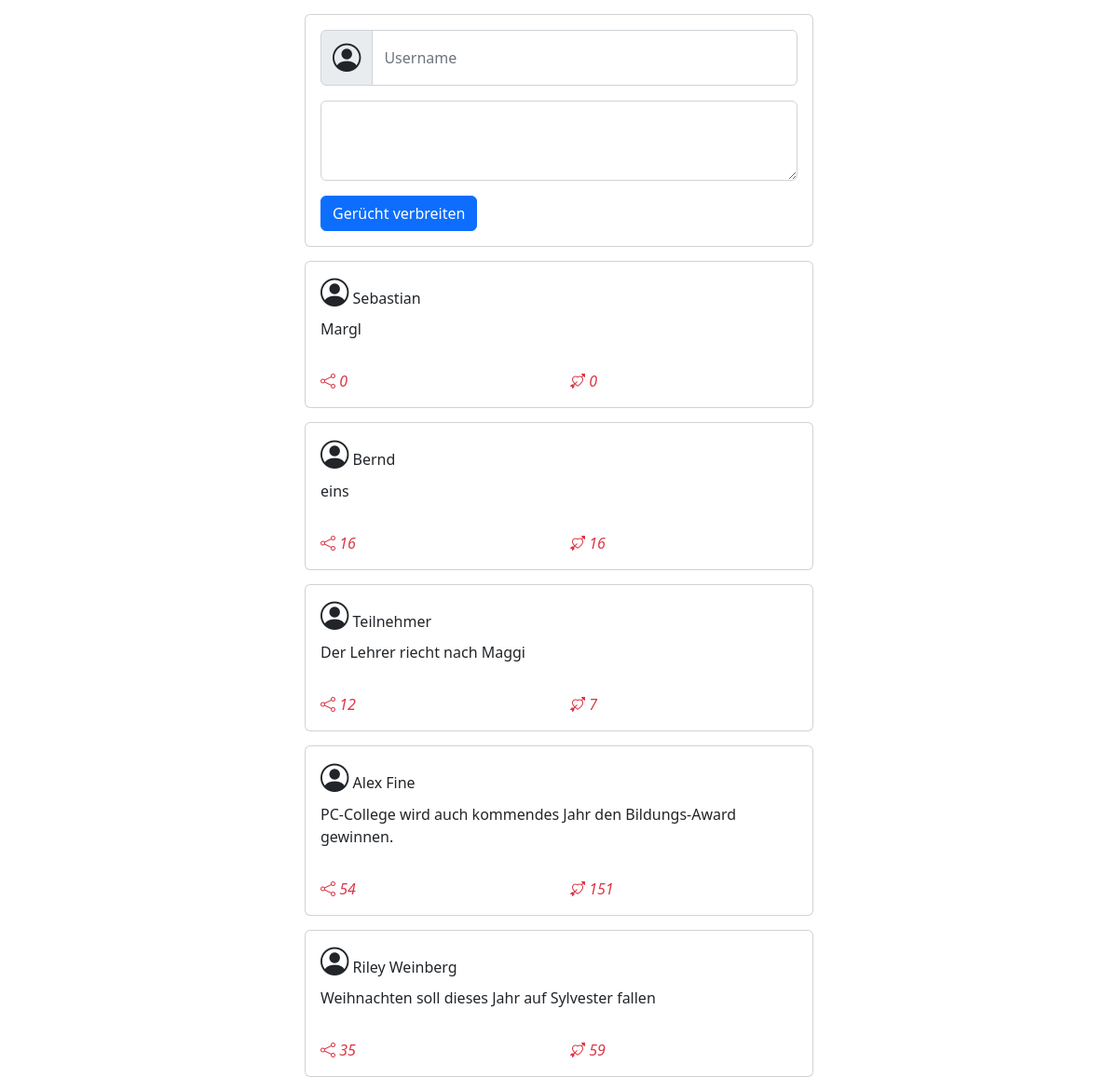
Before: / with the older database file.
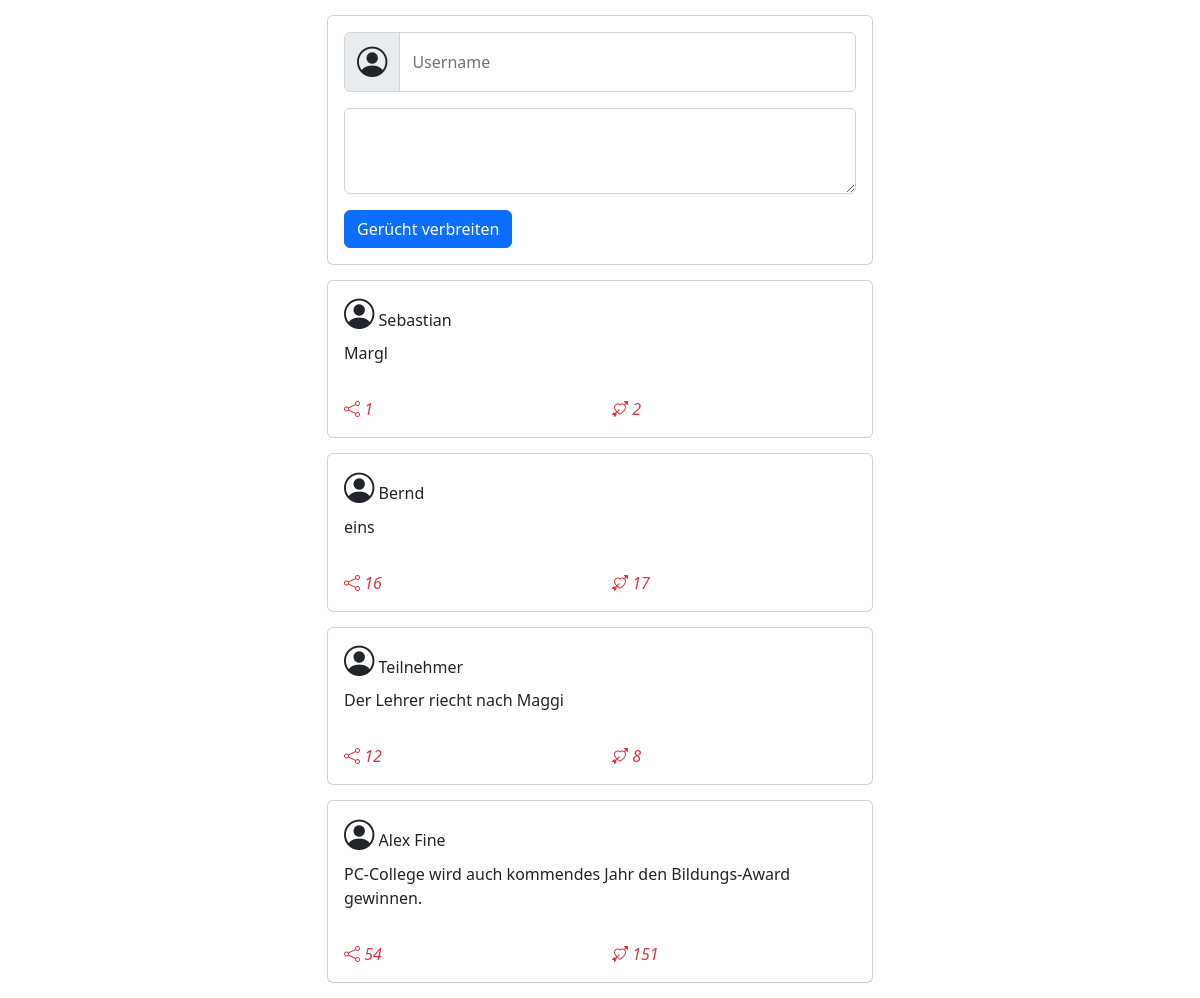
After: the same page with the newer database file.
### tables this page shows
CREATE TABLE rumors(rumor_id text primary key, rumor text, propagated int, loved int, user text);

### api.py (the view)
@app.route("/", methods=['GET', 'POST'])
def index():
    db = Database()
    if request.method == 'POST':
        rumor_id = uuid.uuid1().hex
        db.change('INSERT INTO rumors VALUES (?, ?, ?, ?, ?)',
                  (rumor_id, request.form['new_rumor'], 0, 0, request.form['username']))
    rumors = db.read_all_rows(f'SELECT * from rumors order by rowid desc')
    return render_template("index.html", rumors=rumors)

### database.py (called while the page is built)
    def read_all_rows(self, statement, values=()):
        resource = self.db.execute(statement, values)
        rows = resource.fetchall()
        return list(dict(zip(row.keys(), row)) for row in rows)

    def __del__(self):
        self.db.close()
        print("DB connection destroyed.")

### templates/index.html (shortened to what this page needs)
<!DOCTYPE html>
<html>
<head>
    <link href="https://cdn.jsdelivr.net/npm/bootstrap@5.2.3/dist/css/bootstrap.min.css" rel="stylesheet"
>
    <link rel="stylesheet"
          href="https://cdnjs.cloudflare.com/ajax/libs/bootstrap-icons/1.10.2/font/bootstrap-icons.min.css"
/>
</head>
<body>
<div class="container" style="margin-top: 15px;">
    <div class="row">
        <div class="col"></div>
        <div id="timeline" class="col-8 col-sm-6">
            <div class="card" style="margin-bottom: 15px;">
                <div class="card-body">
                    <form action="/" method="post">
                        <h6 class="card-title">
                            <div class="input-group mb-3">
                                <span class="input-group-text" id="basic-addon1">
                                    <i class="bi bi-person-circle" style="font-size: 1.9rem;"></i></span>
                                <input type="text" class="form-control" name="username" placeholder="Username"
                                       aria-describedby="basic-addon1">
                            </div>
                        </h6>
                        <p class="card-text"><textarea class="form-control" name="new_rumor" rows="3"></textarea>
                        </p>
                        <button type="submit" class="btn btn-primary">Gerücht verbreiten</button>
                    </form>
                </div>
            </div>
            {% for rumor in rumors %}
            <div class="card" style="margin-bottom: 15px;">
                <div class="card-body">
                    <h6 class="card-title"><i class="bi bi-person-circle" style="font-size: 1.9rem;"></i> {{
                        rumor.user
                        }}</h6>
                    <p class="card-text">{{ rumor.rumor }}</p>
                </div>
                <div class="card-body">
                    <div class="row">
                        <div class="col" id="{{ rumor.rumor_id }}">
                            <i style="cursor: pointer;" onclick="spread('{{ rumor.rumor_id }}')"
                               class="bi bi-share text-danger"> {{ rumor.propagated }}</i>
                        </div>
                        <div class="col" id="hearted_{{ rumor.rumor_id }}">
                            <i style="cursor: pointer;" onclick="love('{{ rumor.rumor_id }}')"
                               class="bi bi-arrow-through-heart text-danger"> {{ rumor.loved }}</i>
                        </div>
                    </div>
                </div>
            </div>
            {% endfor %}
        </div>
        <div class="col"></div>
    </div>
</div>
</body>
</html>

Changed rows visible on the page:
removed rumors: user "Riley Weinberg", rumor "Weihnachten soll dieses Jahr auf Sylvester fallen", propagated "35", loved "59"
changed rumors "Sebastian": propagated "0" → "1"; loved "0" → "2"
changed rumors "Bernd": loved "16" → "17"
changed rumors "Teilnehmer": loved "7" → "8"
